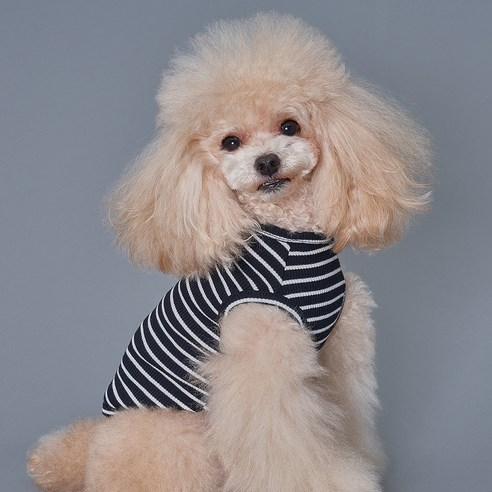
#> input picture Cartoonizer/input/sampleImg2.png, 492 x 492 px
$ python -i cartoonizer.py   (imports and definitions only)
#> lines starting #> are read from the running program, lines starting #| are printed output that depends on the picture; after the words box and inside, x2 and y2 are one past the last pixel; in counts of white or black regions, pixels touching at a corner belong together
#> further down, picture is the input picture: shape (492, 492, 3); mean B, G, R 139.2, 136.5, 140.8
import cv2 as cv

def cartoonize(img) :
    gray = cv.cvtColor(img, cv.COLOR_BGR2GRAY)
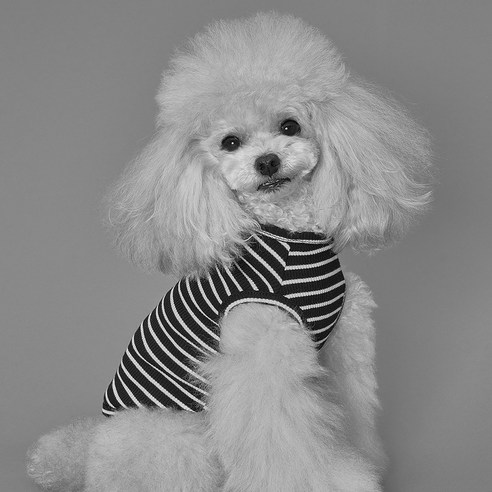
#> gray: shape (492, 492); min 1, max 253, mean 138.1
    # Apply median blur to reduce noise
    gray = cv.medianBlur(gray, 5)
    # Detect edges using adaptive thresholding
    edges = cv.adaptiveThreshold(gray, 255, cv.ADAPTIVE_THRESH_MEAN_C, cv.THRESH_BINARY, 9, 9)
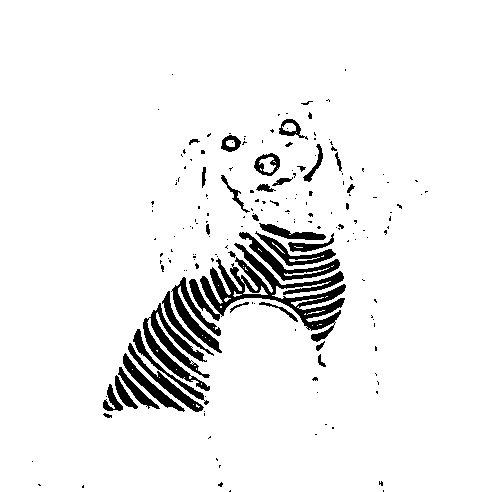
#> edges: shape (492, 492); 93.7% white; 183 black regions (145 under 20 px), largest, box (x1, y1, x2, y2) and area: (189, 243, 346, 342) 4265, (143, 303, 210, 391) 1752, (171, 277, 222, 353) 1083
    # Convert the image to color
    color = cv.bilateralFilter(img, 9, 300, 300)
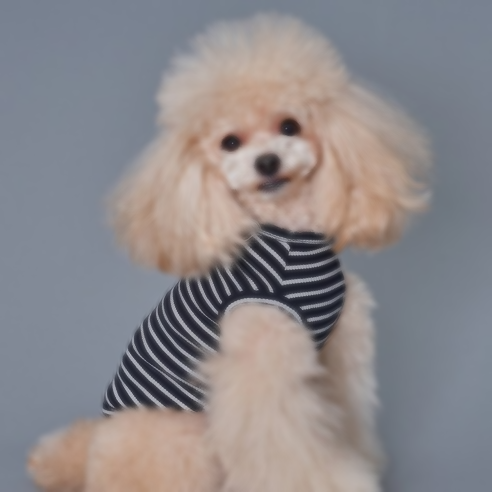
#> color: shape (492, 492, 3); mean B, G, R 139.1, 136.4, 140.6
    # Combine the color image with the edges mask
    cartoon = cv.bitwise_and(color, color, mask=edges)
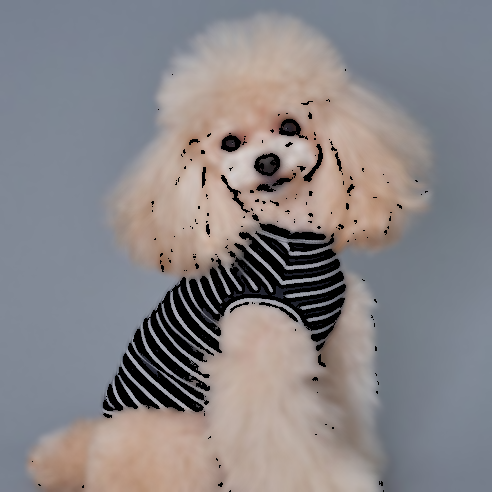
#> cartoon: shape (492, 492, 3); mean B, G, R 134.7, 132.4, 136.4
    return cartoon

# [44 lines not run here, left out]

>>> import cv2
>>> picture = cv2.imread('input/sampleImg2.png')
>>> result = cartoonize(picture)
